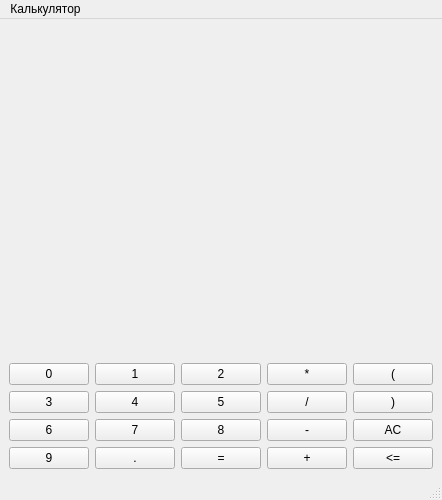
<?xml version="1.0" encoding="UTF-8"?>
<ui version="4.0">
 <class>MainWindow</class>
 <widget class="QMainWindow" name="MainWindow">
  <property name="geometry">
   <rect>
    <x>0</x>
    <y>0</y>
    <width>400</width>
    <height>500</height>
   </rect>
  </property>
  <property name="windowTitle">
   <string>MainWindow</string>
  </property>
  <widget class="QWidget" name="centralwidget">
   <property name="sizePolicy">
    <sizepolicy hsizetype="Expanding" vsizetype="Expanding">
     <horstretch>0</horstretch>
     <verstretch>0</verstretch>
    </sizepolicy>
   </property>
   <layout class="QGridLayout" name="gridLayout_2">
    <item row="1" column="0">
     <layout class="QGridLayout" name="gridLayout">
      <item row="1" column="2">
       <widget class="QPushButton" name="pushButton_4">
        <property name="text">
         <string>4</string>
        </property>
       </widget>
      </item>
      <item row="0" column="5">
       <widget class="QPushButton" name="pushButton_mult">
        <property name="text">
         <string>*</string>
        </property>
       </widget>
      </item>
      <item row="0" column="2">
       <widget class="QPushButton" name="pushButton_1">
        <property name="text">
         <string>1</string>
        </property>
       </widget>
      </item>
      <item row="0" column="1">
       <widget class="QPushButton" name="pushButton_0">
        <property name="text">
         <string>0</string>
        </property>
       </widget>
      </item>
      <item row="2" column="1">
       <widget class="QPushButton" name="pushButton_6">
        <property name="text">
         <string>6</string>
        </property>
       </widget>
      </item>
      <item row="3" column="6">
       <widget class="QPushButton" name="pushButton_remove">
        <property name="text">
         <string>&lt;=</string>
        </property>
       </widget>
      </item>
      <item row="3" column="3">
       <widget class="QPushButton" name="pushButton_eq">
        <property name="text">
         <string>=</string>
        </property>
       </widget>
      </item>
      <item row="2" column="3">
       <widget class="QPushButton" name="pushButton_8">
        <property name="text">
         <string>8</string>
        </property>
       </widget>
      </item>
      <item row="1" column="1">
       <widget class="QPushButton" name="pushButton_3">
        <property name="text">
         <string>3</string>
        </property>
       </widget>
      </item>
      <item row="2" column="6">
       <widget class="QPushButton" name="pushButton_clear">
        <property name="text">
         <string>AC</string>
        </property>
       </widget>
      </item>
      <item row="3" column="2">
       <widget class="QPushButton" name="pushButton_point">
        <property name="text">
         <string>.</string>
        </property>
       </widget>
      </item>
      <item row="1" column="5">
       <widget class="QPushButton" name="pushButton_div">
        <property name="text">
         <string>/</string>
        </property>
       </widget>
      </item>
      <item row="3" column="1">
       <widget class="QPushButton" name="pushButton_9">
        <property name="text">
         <string>9</string>
        </property>
       </widget>
      </item>
      <item row="2" column="2">
       <widget class="QPushButton" name="pushButton_7">
        <property name="text">
         <string>7</string>
        </property>
       </widget>
      </item>
      <item row="2" column="5">
       <widget class="QPushButton" name="pushButton_minus">
        <property name="text">
         <string>-</string>
        </property>
       </widget>
      </item>
      <item row="0" column="3">
       <widget class="QPushButton" name="pushButton_2">
        <property name="text">
         <string>2</string>
        </property>
       </widget>
      </item>
      <item row="3" column="5">
       <widget class="QPushButton" name="pushButton_plus">
        <property name="text">
         <string>+</string>
        </property>
       </widget>
      </item>
      <item row="1" column="3">
       <widget class="QPushButton" name="pushButton_5">
        <property name="text">
         <string>5</string>
        </property>
       </widget>
      </item>
      <item row="1" column="6">
       <widget class="QPushButton" name="pushButton_right_br">
        <property name="text">
         <string>)</string>
        </property>
       </widget>
      </item>
      <item row="0" column="6">
       <widget class="QPushButton" name="pushButton_left_br">
        <property name="text">
         <string>(</string>
        </property>
       </widget>
      </item>
     </layout>
    </item>
    <item row="0" column="0">
     <widget class="QLabel" name="label">
      <property name="font">
       <font>
        <family>Malgun Gothic</family>
        <pointsize>14</pointsize>
       </font>
      </property>
      <property name="text">
       <string/>
      </property>
      <property name="alignment">
       <set>Qt::AlignLeading|Qt::AlignLeft|Qt::AlignTop</set>
      </property>
     </widget>
    </item>
   </layout>
  </widget>
  <widget class="QStatusBar" name="statusbar"/>
  <widget class="QMenuBar" name="menubar">
   <property name="geometry">
    <rect>
     <x>0</x>
     <y>0</y>
     <width>400</width>
     <height>24</height>
    </rect>
   </property>
   <widget class="QMenu" name="menu">
    <property name="title">
     <string>Калькулятор</string>
    </property>
   </widget>
   <addaction name="menu"/>
  </widget>
 </widget>
 <resources/>
 <connections/>
</ui>
